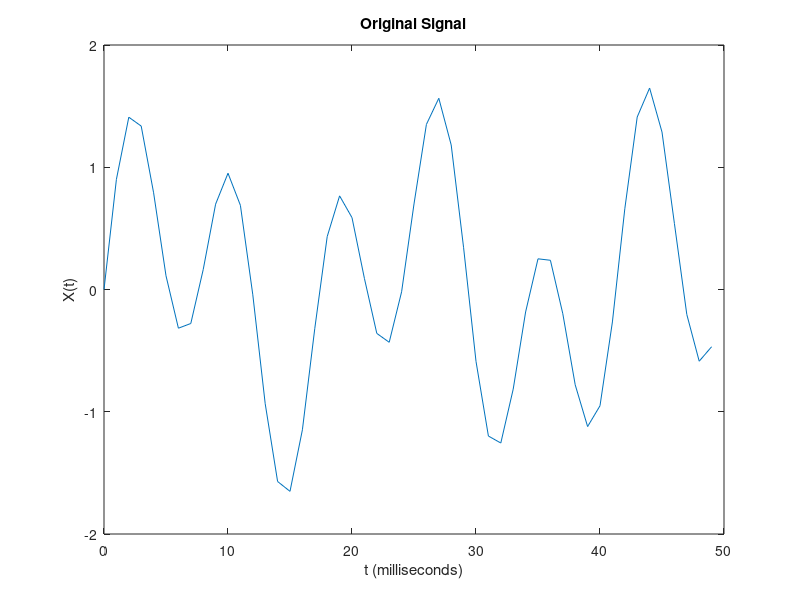

Write MATLAB code to recreate this figure. (Note: this script raises an error after producing the figure.)
% https://www.mathworks.com/help/matlab/ref/fft.html

Fs = 1000;            % Sampling frequency, samples per second                    
T = 1/Fs;             % Sampling period       
L = 1500;             % Length of signal, number of samples
t = (0:L-1)*T;        % Time vector

% Form a signal containing a 50 Hz sinusoid of amplitude 0.7 and a 120 Hz 
% sinusoid of amplitude 1.
S = 0.7*sin(2*pi*50*t) + sin(2*pi*120*t);

figure;
plot(1000*t(1:50),S(1:50))
title('Original Signal')
xlabel('t (milliseconds)')
ylabel('X(t)')

% Compute the Fourier transform of the signal
Y = fft(S);

P2 = abs(Y/L);
P1 = P2(1:L/2+1);
P1(2:end-1) = 2*P1(2:end-1);

figure;
plot(f,P1) 
title('Single-Sided Amplitude Spectrum of S(t)')
xlabel('f (Hz)')
ylabel('|P1(f)|')